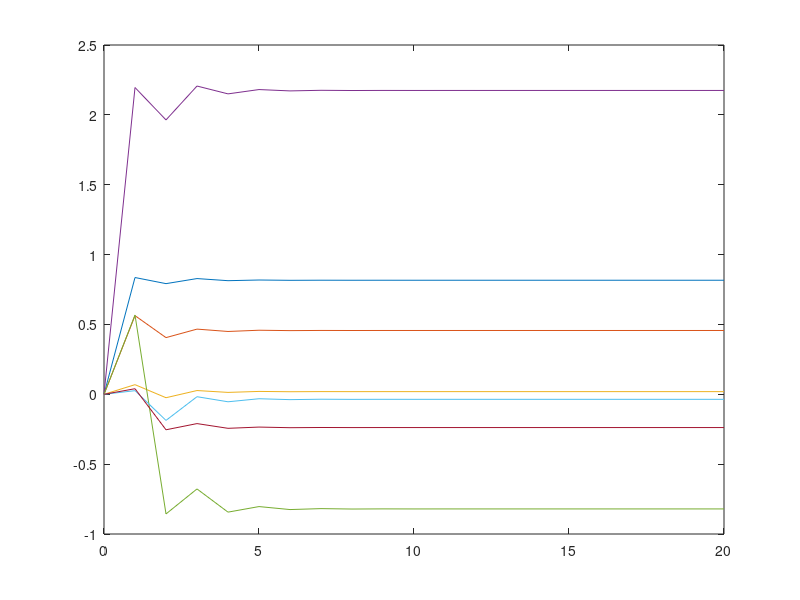
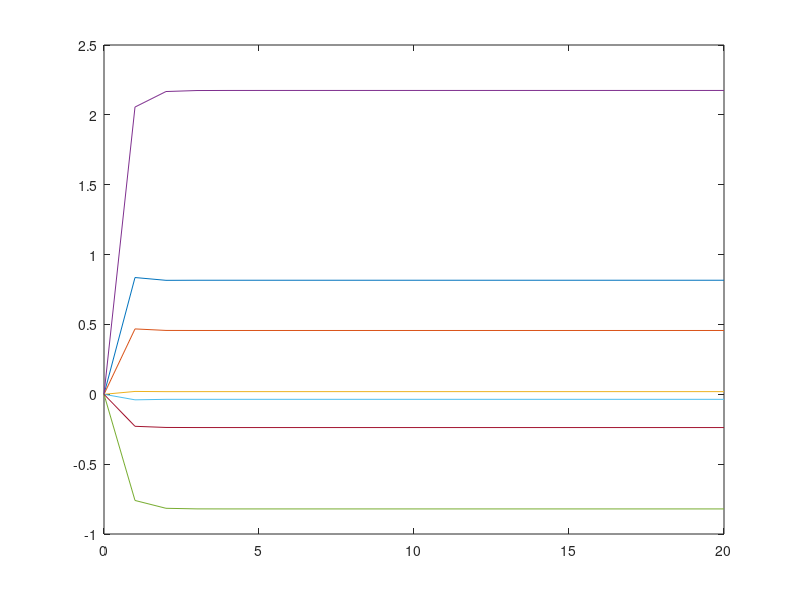

These charts were generated, in order, by the following MATLAB code:
clear
clc

% Создание матрицы и вектора-столбца
n1 = 31;
n2 = 7; % Вариант 7
n = n1 + n2;

rand('seed', n);
A = rand(7);

b = 10*rand(7,1);

Au = triu(A);
Al = tril(A);
Ad = diag(diag(A));

su = sum(sum(abs(Au)));
sl = sum(sum(abs(Al)));
Su = sum(abs(Au));
Sl = sum(abs(Al));

sigma = 5;
O = ones(7);
Ou = triu(O);

S6 = diag(sigma * (Su ./ Sl));
At = sigma * ((Al+Ou) ./ (Au' + Ou));
neo = rem(n2, 2);
mode = rem(n2, 3);
if (mode == 0) 
    Al = (sigma * su / sl) * Al; 
end
if (mode == 1) 
    Al = S6 * Al; 
end
if (mode == 2) 
    Al = At.*Al;
end
A = Al + Ad + Au;
ma = max(max(abs(A)));
if (ma > 1000) 
    A = 0.08 * A; 
end

A = 0.5 * A + 2.75 * diag(diag(A))
b
n = 7;
 
% Исправление матрицы для обеспечения диагонального преобладания
for i1 = 1:n
    s = 0;
    for j1 = 1:n
        s = s + abs(A(i1,j1));
    end
    A(i1,i1) = s;
end
 
A

% I Метод простых итераций
% Переход к виду x = Bx + g
 
D = diag(diag(A));
D_inv = D ^ -1;
T = A - D;
B = -D_inv * T
g = D_inv * b
 
% Начальное приближение и задание числа итераций
x0 = zeros(7,1);
N_iter = 20;
 
X = x0; % Для последующего формирования графика
 
% Итерационный процесс
for i1 = 1:N_iter
    x1 = B * x0 + g;
    X = [X x1];
    x0 = x1;
end
 
% Подсчёт невязки
x_pr = x1
nev_pr = A*x_pr - b
 
x_t = A\b  % Решение уравнения
pogr = x_pr - x_t % Погрешность решения
 
 
% График соходимости компонент решений
n_its = 0:N_iter;
figure (1)
plot(n_its, X)

% II Метод Зейделя
% x_k+1 = B_L*x_k+1 = B_U*x_k + g
% x_k+1 * (E - B_L) = B_U * x_k + g
% x_k+1 = (E - B_L)^-1 * [B_U*x_k + g]

% Реализация метода
B_L = tril(B);
B_U = triu(B);
E = eye(7,7);
F = (E - B_L) ^ -1;
G = F * B_U;
g1 = F * g;
x0 = zeros(7,1);
X = x0;
 
for i1 = 1:N_iter
    x1 = G * x0 + g1;
    X = [X x1];
    x0 = x1;
end
 
% Подсчёт погрешности и невязки для данного метода
x_z = x1
nev_z = A * x_z - b
pogr_z = x_z - x_t
 
% Построение графика для Метода Зейделя
n_its = 0:N_iter;
figure (2)
plot(n_its, X)

